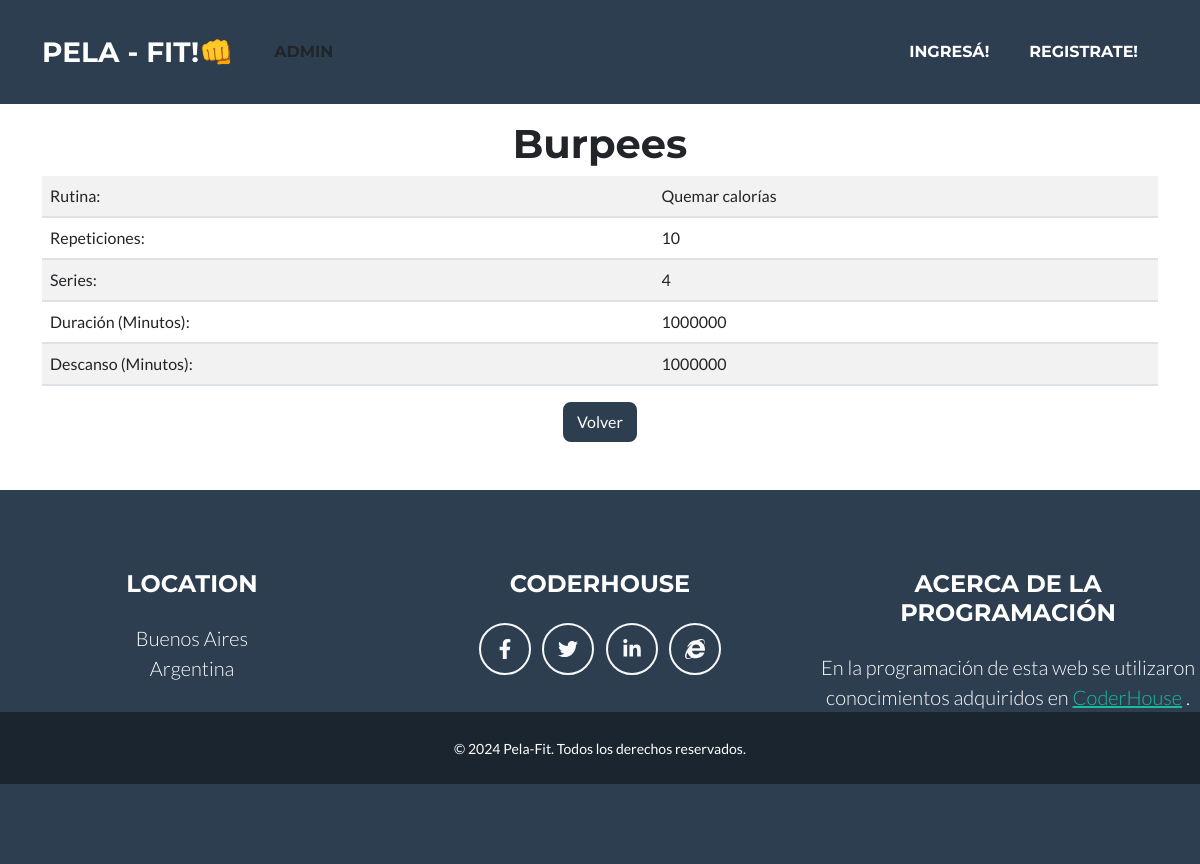
The page /rutinas/ejercicio/detail/2 on the database as committed earlier.
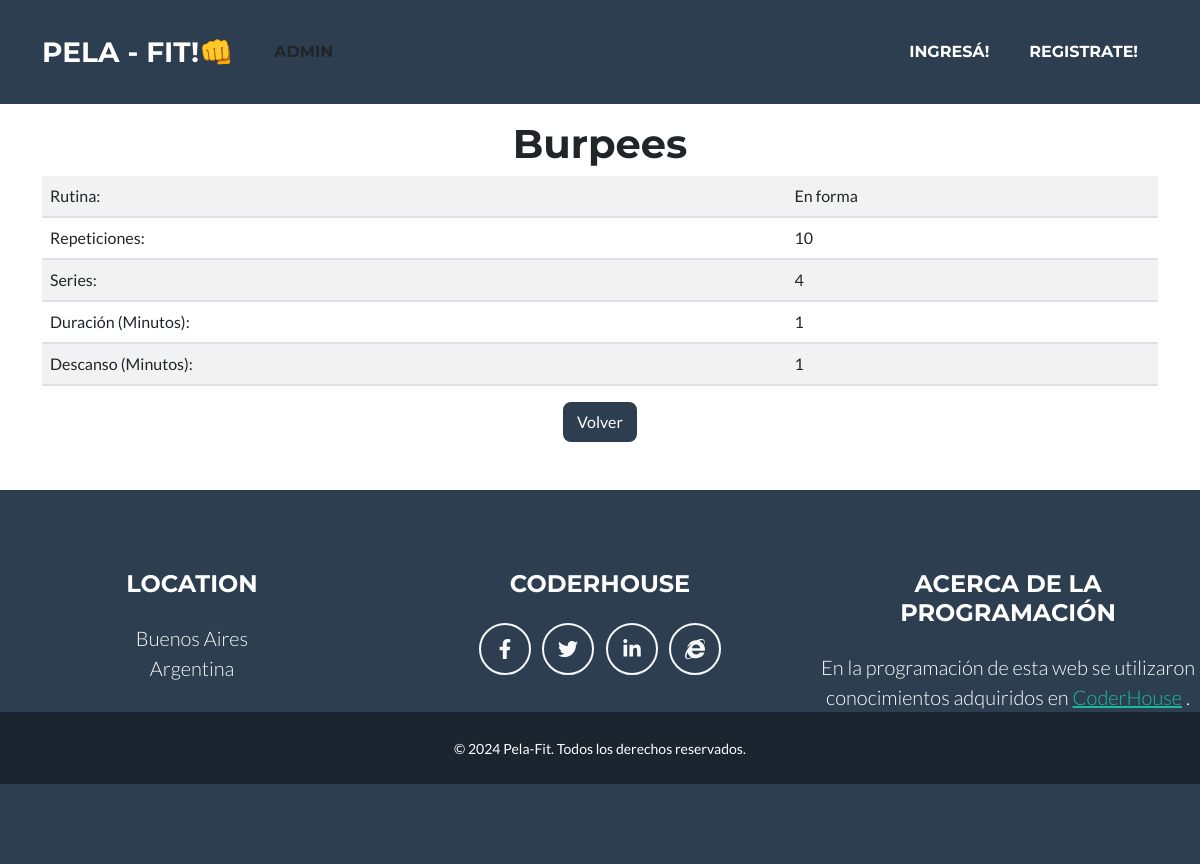
The same page on the database as committed later.
### rutina/models.py (models this page shows, shortened)
class Ejercicio(models.Model):
    rutina_id = models.ForeignKey(EjercicioRutina, null=True ,blank=True,on_delete=models.SET_NULL)
    nombre = models.CharField(max_length=100)
    repeticiones = models.IntegerField()
    duracion = models.IntegerField()
    series = models.IntegerField()
    descanso = models.IntegerField()
    class Meta:
        verbose_name ="Ejercicio"
        verbose_name_plural = "Ejercicios"

class EjercicioRutina(models.Model):
    nombre = models.CharField(max_length=100)
    descripcion = models.TextField()
    def __str__(self):
        return self.nombre
    class Meta:
        verbose_name_plural = "Rutinas"

### rutina/views.py (the view)
# urls.py: path("ejercicio/detail/<int:pk>", views.EjercicioDetail.as_view(), name = "ejercicio_detail" ),
class EjercicioDetail(DetailView):
    model = Ejercicio

### rutina/templates/rutina/ejercicio_detail.html (shortened to what this page needs)
{% extends 'core/base.html' %}
{% block content %}
  <div class="container d-flex align-items-center flex-column">
  <h1 class="mt-4">{{object.nombre}}</h1>
  <table class="table table-striped">
    <tbody>
      <tr>
        <td>Rutina:</td>
        <td>{{ object.rutina_id }}</td>
      </tr>
      <tr>
        <td>Repeticiones:</td>
        <td>{{ object.repeticiones }}</td>
      </tr>
      <tr>
        <td>Series:</td>
        <td>{{ object.series }}</td>
      </tr>
      <tr>
        <td>Duración (Minutos):</td>
        <td>{{ object.duracion }}</td>
      </tr>
      <tr>
        <td>Descanso (Minutos):</td>
        <td>{{ object.descanso }}</td>
      </tr>
    </tbody>
  </table>
<a href="{% url 'rutina:ejercicio_list' %}" class="btn btn-secondary">Volver</a>
</div>
{% endblock content %}

Rows that differ between the two databases and show on the page:
changed Ejercicio "Burpees": rutina_id "Quemar calorías" → "En forma"; duracion "1000000" → "1"; descanso "1000000" → "1"
